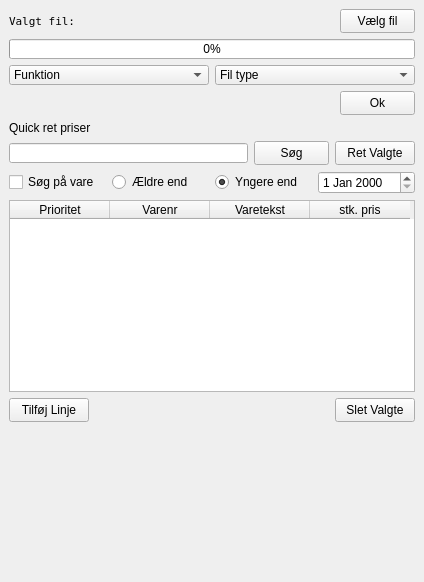
<?xml version="1.0" encoding="UTF-8"?>
<ui version="4.0">
 <class>fDlg</class>
 <widget class="QWidget" name="fDlg">
  <property name="geometry">
   <rect>
    <x>0</x>
    <y>0</y>
    <width>424</width>
    <height>582</height>
   </rect>
  </property>
  <property name="windowTitle">
   <string>Form</string>
  </property>
  <layout class="QHBoxLayout">
   <property name="spacing">
    <number>6</number>
   </property>
   <property name="margin">
    <number>9</number>
   </property>
   <item>
    <layout class="QVBoxLayout">
     <property name="spacing">
      <number>6</number>
     </property>
     <property name="margin">
      <number>0</number>
     </property>
     <item>
      <layout class="QHBoxLayout">
       <property name="spacing">
        <number>6</number>
       </property>
       <property name="margin">
        <number>0</number>
       </property>
       <item>
        <widget class="QLabel" name="label">
         <property name="minimumSize">
          <size>
           <width>75</width>
           <height>24</height>
          </size>
         </property>
         <property name="maximumSize">
          <size>
           <width>75</width>
           <height>24</height>
          </size>
         </property>
         <property name="font">
          <font>
           <family>Andale Mono</family>
           <pointsize>8</pointsize>
           <weight>50</weight>
           <italic>false</italic>
           <bold>false</bold>
           <underline>false</underline>
           <strikeout>false</strikeout>
          </font>
         </property>
         <property name="text">
          <string>Valgt fil:</string>
         </property>
        </widget>
       </item>
       <item>
        <widget class="QLabel" name="fileName">
         <property name="maximumSize">
          <size>
           <width>350</width>
           <height>24</height>
          </size>
         </property>
         <property name="text">
          <string/>
         </property>
        </widget>
       </item>
       <item>
        <widget class="QPushButton" name="getFile">
         <property name="sizePolicy">
          <sizepolicy hsizetype="Fixed" vsizetype="Fixed">
           <horstretch>0</horstretch>
           <verstretch>0</verstretch>
          </sizepolicy>
         </property>
         <property name="minimumSize">
          <size>
           <width>75</width>
           <height>24</height>
          </size>
         </property>
         <property name="maximumSize">
          <size>
           <width>75</width>
           <height>24</height>
          </size>
         </property>
         <property name="text">
          <string>Vælg fil</string>
         </property>
        </widget>
       </item>
      </layout>
     </item>
     <item>
      <widget class="QProgressBar" name="fileProgress">
       <property name="maximumSize">
        <size>
         <width>500</width>
         <height>20</height>
        </size>
       </property>
       <property name="value">
        <number>0</number>
       </property>
       <property name="alignment">
        <set>Qt::AlignLeading</set>
       </property>
       <property name="orientation">
        <enum>Qt::Horizontal</enum>
       </property>
      </widget>
     </item>
     <item>
      <layout class="QHBoxLayout">
       <property name="spacing">
        <number>6</number>
       </property>
       <property name="margin">
        <number>0</number>
       </property>
       <item>
        <layout class="QVBoxLayout">
         <property name="spacing">
          <number>6</number>
         </property>
         <property name="margin">
          <number>0</number>
         </property>
         <item>
          <widget class="QComboBox" name="options">
           <property name="maximumSize">
            <size>
             <width>247</width>
             <height>20</height>
            </size>
           </property>
           <item>
            <property name="text">
             <string>Funktion</string>
            </property>
           </item>
           <item>
            <property name="text">
             <string>Sager</string>
            </property>
           </item>
           <item>
            <property name="text">
             <string>Varenr</string>
            </property>
           </item>
           <item>
            <property name="text">
             <string>Kunder</string>
            </property>
           </item>
          </widget>
         </item>
        </layout>
       </item>
       <item>
        <layout class="QVBoxLayout">
         <property name="spacing">
          <number>6</number>
         </property>
         <property name="margin">
          <number>0</number>
         </property>
         <item>
          <widget class="QComboBox" name="fileType">
           <property name="maximumSize">
            <size>
             <width>247</width>
             <height>20</height>
            </size>
           </property>
           <item>
            <property name="text">
             <string>Fil type</string>
            </property>
           </item>
           <item>
            <property name="text">
             <string>OpenVMS/DC4</string>
            </property>
           </item>
           <item>
            <property name="text">
             <string>CSV</string>
            </property>
           </item>
          </widget>
         </item>
        </layout>
       </item>
      </layout>
     </item>
     <item>
      <layout class="QHBoxLayout">
       <property name="spacing">
        <number>6</number>
       </property>
       <property name="margin">
        <number>0</number>
       </property>
       <item>
        <spacer>
         <property name="orientation">
          <enum>Qt::Horizontal</enum>
         </property>
         <property name="sizeType">
          <enum>QSizePolicy::Maximum</enum>
         </property>
         <property name="sizeHint" stdset="0">
          <size>
           <width>425</width>
           <height>20</height>
          </size>
         </property>
        </spacer>
       </item>
       <item>
        <widget class="QPushButton" name="processFile">
         <property name="sizePolicy">
          <sizepolicy hsizetype="Fixed" vsizetype="Fixed">
           <horstretch>0</horstretch>
           <verstretch>0</verstretch>
          </sizepolicy>
         </property>
         <property name="minimumSize">
          <size>
           <width>75</width>
           <height>24</height>
          </size>
         </property>
         <property name="maximumSize">
          <size>
           <width>75</width>
           <height>24</height>
          </size>
         </property>
         <property name="text">
          <string>Ok</string>
         </property>
        </widget>
       </item>
      </layout>
     </item>
     <item>
      <widget class="QLabel" name="label_2">
       <property name="text">
        <string>Quick ret priser</string>
       </property>
      </widget>
     </item>
     <item>
      <layout class="QHBoxLayout">
       <property name="spacing">
        <number>6</number>
       </property>
       <property name="margin">
        <number>0</number>
       </property>
       <item>
        <widget class="QLineEdit" name="sInput">
         <property name="sizePolicy">
          <sizepolicy hsizetype="Maximum" vsizetype="Fixed">
           <horstretch>0</horstretch>
           <verstretch>0</verstretch>
          </sizepolicy>
         </property>
         <property name="maximumSize">
          <size>
           <width>338</width>
           <height>20</height>
          </size>
         </property>
        </widget>
       </item>
       <item>
        <widget class="QPushButton" name="search">
         <property name="minimumSize">
          <size>
           <width>75</width>
           <height>24</height>
          </size>
         </property>
         <property name="maximumSize">
          <size>
           <width>75</width>
           <height>24</height>
          </size>
         </property>
         <property name="text">
          <string>Søg</string>
         </property>
        </widget>
       </item>
       <item>
        <widget class="QPushButton" name="update">
         <property name="sizePolicy">
          <sizepolicy hsizetype="Fixed" vsizetype="Fixed">
           <horstretch>0</horstretch>
           <verstretch>0</verstretch>
          </sizepolicy>
         </property>
         <property name="minimumSize">
          <size>
           <width>75</width>
           <height>24</height>
          </size>
         </property>
         <property name="maximumSize">
          <size>
           <width>80</width>
           <height>24</height>
          </size>
         </property>
         <property name="text">
          <string>Ret Valgte</string>
         </property>
        </widget>
       </item>
      </layout>
     </item>
     <item>
      <layout class="QHBoxLayout">
       <item>
        <widget class="QCheckBox" name="checkBox">
         <property name="text">
          <string>Søg på vare</string>
         </property>
        </widget>
       </item>
       <item>
        <widget class="QRadioButton" name="radioButton">
         <property name="text">
          <string>Ældre end</string>
         </property>
        </widget>
       </item>
       <item>
        <widget class="QRadioButton" name="radioButton_2">
         <property name="text">
          <string>Yngere end</string>
         </property>
         <property name="checked">
          <bool>true</bool>
         </property>
        </widget>
       </item>
       <item>
        <widget class="QDateEdit" name="dateEdit">
         <property name="minimumDate">
          <date>
           <year>2000</year>
           <month>1</month>
           <day>1</day>
          </date>
         </property>
        </widget>
       </item>
      </layout>
     </item>
     <item>
      <widget class="QTableWidget" name="grossList">
       <property name="sizePolicy">
        <sizepolicy hsizetype="Expanding" vsizetype="MinimumExpanding">
         <horstretch>0</horstretch>
         <verstretch>0</verstretch>
        </sizepolicy>
       </property>
       <property name="maximumSize">
        <size>
         <width>500</width>
         <height>16777215</height>
        </size>
       </property>
       <property name="alternatingRowColors">
        <bool>true</bool>
       </property>
       <property name="selectionMode">
        <enum>QAbstractItemView::ExtendedSelection</enum>
       </property>
       <property name="selectionBehavior">
        <enum>QAbstractItemView::SelectRows</enum>
       </property>
       <column>
        <property name="text">
         <string>Prioritet</string>
        </property>
       </column>
       <column>
        <property name="text">
         <string>Varenr</string>
        </property>
       </column>
       <column>
        <property name="text">
         <string>Varetekst</string>
        </property>
       </column>
       <column>
        <property name="text">
         <string>stk. pris</string>
        </property>
       </column>
      </widget>
     </item>
     <item>
      <layout class="QHBoxLayout">
       <property name="spacing">
        <number>6</number>
       </property>
       <property name="margin">
        <number>0</number>
       </property>
       <item>
        <widget class="QPushButton" name="addLine">
         <property name="minimumSize">
          <size>
           <width>0</width>
           <height>24</height>
          </size>
         </property>
         <property name="maximumSize">
          <size>
           <width>16777215</width>
           <height>24</height>
          </size>
         </property>
         <property name="text">
          <string>Tilføj Linje</string>
         </property>
        </widget>
       </item>
       <item>
        <spacer>
         <property name="orientation">
          <enum>Qt::Horizontal</enum>
         </property>
         <property name="sizeType">
          <enum>QSizePolicy::Maximum</enum>
         </property>
         <property name="sizeHint" stdset="0">
          <size>
           <width>350</width>
           <height>20</height>
          </size>
         </property>
        </spacer>
       </item>
       <item>
        <widget class="QPushButton" name="delSelected">
         <property name="minimumSize">
          <size>
           <width>0</width>
           <height>24</height>
          </size>
         </property>
         <property name="maximumSize">
          <size>
           <width>16777215</width>
           <height>24</height>
          </size>
         </property>
         <property name="text">
          <string>Slet Valgte</string>
         </property>
        </widget>
       </item>
      </layout>
     </item>
     <item>
      <spacer>
       <property name="orientation">
        <enum>Qt::Vertical</enum>
       </property>
       <property name="sizeHint" stdset="0">
        <size>
         <width>20</width>
         <height>40</height>
        </size>
       </property>
      </spacer>
     </item>
    </layout>
   </item>
   <item>
    <spacer>
     <property name="orientation">
      <enum>Qt::Horizontal</enum>
     </property>
     <property name="sizeHint" stdset="0">
      <size>
       <width>40</width>
       <height>20</height>
      </size>
     </property>
    </spacer>
   </item>
  </layout>
 </widget>
 <resources/>
 <connections/>
</ui>
